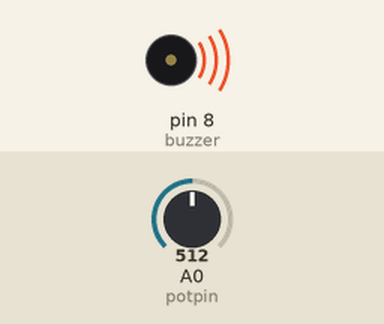
Simulated run of this sketch. Board: Arduino Uno, built with avr-gcc and run on an emulated ATmega328P. Shown: buzzer (waves = sounding). The inputs (shaded band) are chosen by the test bench; at power-on: A0 (potpin) = 512. What the sketch prints to the serial monitor is not drawn.

Above: at 1.2 s.
1.3 s: A0 (potpin) set to 514
4.3 s: A0 (potpin) set to 716
Timing chart, 0 to 13.3 s (numbered marks = the images above; inputs shaded):
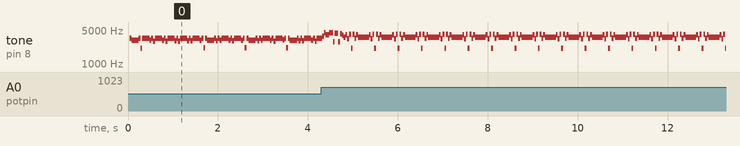

The sketch:

PassiveBuzzer.ino
```cpp
int potpin=0;// initialize analog pin 0
int buzzer=8;// select digital IO pin for the buzzer
float x=0;
float y=0;
float T=0;
float d=0;
void setup() {
  Serial.begin(9600);// set baud rate at 9600{
  pinMode(buzzer,OUTPUT);// set digital IO pin pattern, OUTPUT to be output
  }
void loop() {
  unsigned char i,j;//define variable
  while(1) {
    x=analogRead(potpin);// read the analog value from the sensor and assign it to val
    y = (9940*x)/1023 + 60;
    T = 1000000/y ;
    d = T/2;
    for(i=0;i<80;i++) {// output a frequency sound
      digitalWrite(buzzer,HIGH);// sound
      delayMicroseconds(d);//delay1ms
      digitalWrite(buzzer,LOW);//not sound
      delayMicroseconds(d);//ms delay
      }

  Serial.print("Frequency is ");
  Serial.print(y);// display value of val
  Serial.println(" Hz");
  delay(10);// wait for 0.01 second
    }


}
```

Measured:
- by itself, tone on pin 8 (buzzer): plays 3746 Hz for 0.04 s, 4408 Hz for 0.04 s, 3987 Hz for 0.08 s, 4406 Hz for 0.08 s, 2878 Hz for 0.04 s, 4337 Hz for 0.08 s … (142 notes in this stretch)
